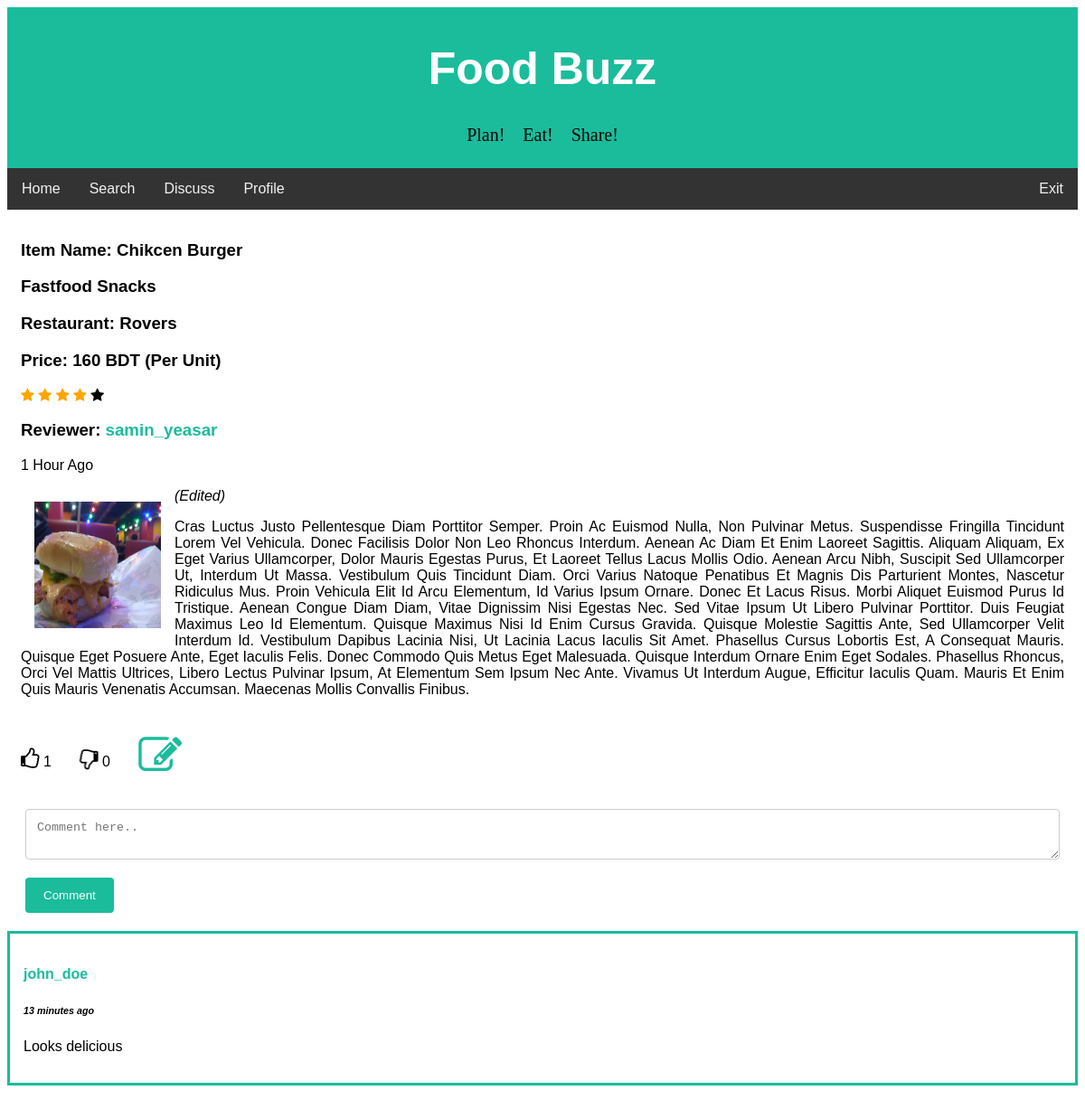
Page /foodbuzz/full_review.php?review_id=14 (signed in) on the committed database.
### tables this page shows
CREATE TABLE `review` (
  `review_id` int(20) NOT NULL,
  `user_id` int(11) NOT NULL,
  `item_name` varchar(50) NOT NULL,
  `restaurant` varchar(50) NOT NULL,
  `district` varchar(50) NOT NULL,
  `rating` int(3) NOT NULL,
  `price` int(10) NOT NULL,
  `meal_type` varchar(20) NOT NULL,
  `cuisine` varchar(20) NOT NULL,
  `description` text NOT NULL,
  `upvote` int(100) NOT NULL,
  `downvote` int(100) NOT NULL,
  `edit_count` int(5) NOT NULL,
  `review_time` datetime DEFAULT NULL,
  `img_url` text NOT NULL
);

CREATE TABLE `users` (
  `id` int(11) NOT NULL,
  `first_name` varchar(25) NOT NULL,
  `last_name` varchar(25) NOT NULL,
  `username` varchar(50) NOT NULL,
  `email` varchar(100) NOT NULL,
  `password` varchar(256) NOT NULL,
  `signup_date` date NOT NULL,
  `profile_pic` varchar(156) NOT NULL,
  `district` varchar(100) NOT NULL,
  `list_count` int(11) NOT NULL
);

CREATE TABLE `comments` (
  `comment_id` int(50) NOT NULL,
  `parent_id` int(20) NOT NULL,
  `review_id` int(20) NOT NULL,
  `profile_id` int(11) NOT NULL,
  `comment_time` datetime NOT NULL,
  `comment_text` text NOT NULL
);

### foodbuzz/handlers/full_review_handler.php (called while the page is built, shortened)
<?php
require 'config/config.php';
if(isset($_SESSION['username'])){
    $userLoggedIn = $_SESSION['username'];
    $user_details_query = mysqli_query($con, "SELECT * FROM users WHERE username='$userLoggedIn'");
    $user = mysqli_fetch_array($user_details_query);
}
else {
    header("Location: index.php");
}
$user_id = $user['id'];
function getLikes($id)
{
    global $con;
    $sql = "SELECT COUNT(*) FROM rating_info
            WHERE post_id = $id AND rating_action='like'";
    $rs = mysqli_query($con, $sql);
    $result = mysqli_fetch_array($rs);
    return $result[0];
}
function getDislikes($id)
{
    global $con;
    $sql = "SELECT COUNT(*) FROM rating_info
            WHERE post_id = $id AND rating_action='dislike'";
    $rs = mysqli_query($con, $sql);
    $result = mysqli_fetch_array($rs);
    return $result[0];
}
function userLiked($post_id)
{
  global $con;
  global $user_id;
  $sql = "SELECT * FROM rating_info WHERE user_id=$user_id
  		  AND post_id=$post_id AND rating_action='like'";
  $result = mysqli_query($con, $sql);
  if (mysqli_num_rows($result) > 0) {
  	return true;
  }
  else{
  	return false;
  }
}
function userDisliked($post_id)
{
  global $con;
  global $user_id;
  $sql = "SELECT * FROM rating_info WHERE user_id=$user_id
  		  AND post_id=$post_id AND rating_action='dislike'";
  $result = mysqli_query($con, $sql);
  if (mysqli_num_rows($result) > 0) {
  	return true;
  }
  else{
  	return false;
  }
}
$review_id = $_GET['review_id'];
$review_details_query = mysqli_query($con, "SELECT * FROM review WHERE review_id='$review_id'");
$review_row = mysqli_fetch_array($review_details_query);
$profile_id = $review_row['user_id'];
$profile_details_query = mysqli_query($con, "SELECT * FROM users WHERE id='$profile_id'");
$profile_row = mysqli_fetch_array($profile_details_query);
?>

### foodbuzz/config/config.php (called while the page is built, shortened)
<?php
function yeasarTimeMessage($post_time) {
    $date_time_now = date("Y-m-d H:i:s");
    $start_date= new DateTime($post_time);
    $end_date = new DateTime($date_time_now);
    $interval = $start_date->diff($end_date);
    if($interval->y >= 1) {
        if($interval == 1)
            $time_message = $interval->y." year ago";
        else
            $time_message = $interval->y." years ago";
    }
    elseif($interval->h >= 1) {
        if($interval->h == 1) {
            $time_message = $interval->h." hour ago";
        }
        else {
            $time_message = $interval->h." hours ago";
        }
    }
    elseif($interval->i >= 1) {
        if($interval->i == 1) {
            $time_message = $interval->i." minute ago";
        }
        else {
            $time_message = $interval->i." minutes ago";
        }
    }
    return $time_message;
}
?>

### foodbuzz/full_review.php (the view, shortened to what this page needs)
<?php
require 'handlers/full_review_handler.php';
?>
<!DOCTYPE html>
<html>
<head>
<link rel="stylesheet" href="https://cdnjs.cloudflare.com/ajax/libs/font-awesome/4.7.0/css/font-awesome.min.css">
<link rel="stylesheet" href="css/fullreview.css">
</head>
<body>
<div class="header">
  <h1>Food Buzz</h1>
  <pre style= "font-family:verdana; font-size: 20px;">Plan!    Eat!    Share!</pre>
</div>
<div class="topnav" id="navbar">
  <a href="home.php">Home</a>
  <a href="search.php">Search</a>
  <a href="discuss.php">Discuss</a>
  <a href="profile.php?profileId=<?php echo$user['id']; ?>">Profile</a>
  <a href="handlers/logout.php" style="float:right">Exit</a>
</div>
<div class="div_home clearfix" style="text-transform:capitalize">
    <h3>Item name: <?php echo $review_row['item_name'] ?></h3>
    <h3> <?php echo $review_row['cuisine']." ".$review_row['meal_type'] ?></h3>
    <h3>Restaurant: <?php echo $review_row['restaurant'] ?></h3>
    <h3>Price: <?php echo $review_row['price'] ?> BDT (per unit)</h3>
    <?php $star_value = $review_row['rating']; ?>
    <span class="fa fa-star <?php if($star_value >= 1) echo "checked"; ?>"></span>
    <span class="fa fa-star <?php if($star_value >= 2) echo "checked"; ?>"></span>
    <span class="fa fa-star <?php if($star_value >= 3) echo "checked"; ?>"></span>
    <span class="fa fa-star <?php if($star_value >= 3) echo "checked"; ?>"></span>
    <span class="fa fa-star <?php if($star_value >= 5) echo "checked"; ?>"></span>
    <h3 style="text-transform:none;">Reviewer: <a href="profile.php?profileId=<?php echo $profile_row['id']; ?>"> <?php echo $profile_row['username']; ?> </a>  </h3>
    <p><?php echo yeasarTimeMessage($review_row['review_time']); ?></p>
    <a href="uploads/<?php echo $review_row['img_url']?>"><img class="img_home" src="uploads/<?php echo $review_row['img_url']?>" width="170" height="170"></a>
    <?php if($review_row['edit_count'] != 0) {?>
      <p style="font-style:italic">(Edited)</p>
    <?php } ?>
    <p style="text-align:justify;">
      <?php
        $reviewText = $review_row['description'];
        echo "$reviewText";
      ?>
    </p>
</div>
<div class="div_home clearfix">
  <div>
    <i
      <?php if(userLiked($review_row['review_id'])): ?>
        class="fa fa-thumbs-up like-btn"
      <?php else: ?>
        class="fa fa-thumbs-o-up like-btn"
      <?php endif ?>
    data-id="<?php echo $review_row['review_id'] ?>"></i>
    <span class="likes"><?php echo getLikes($review_row['review_id']); ?></span>
    <i
      <?php if(userDisliked($review_row['review_id'])): ?>
        class="fa fa-thumbs-down dislike-btn"
      <?php else: ?>
        class="fa fa-thumbs-o-down dislike-btn"
      <?php endif ?>
    data-id="<?php echo $review_row['review_id'] ?>"></i>
    <span class="dislikes"><?php echo getDislikes($review_row['review_id']);?></span>
    <?php if ($review_row['user_id'] == $user_id) { ?>
    <a href="edit_review.php?review_id=<?php echo $review_id ?>"><i class='fa fa-edit fa-lg'></i></a>
    <?php } ?>
    </div>
</div>
<div class="container">
  <form action="full_review.php?review_id=<?php echo $review_row['review_id'];?>" method="POST">
    <textarea id="comment_text" name="comment_text" placeholder="Comment here.." rows="2" ></textarea>
    <input type="submit" name="comment" value="Comment">
  </form>
</div>
<?php
$comments_query = mysqli_query($con, "SELECT * FROM comments WHERE review_id='$review_id' ORDER BY comment_id DESC");
while($comment_row = mysqli_fetch_array($comments_query)) {
  $commenter_id = $comment_row['profile_id'];
  $commenter_query = mysqli_query($con, "SELECT username FROM users WHERE id='$commenter_id'");
  $commenter_row = mysqli_fetch_array($commenter_query);
?>
<div class="div_comment">
<h4 style="text-transform:none;"><a href="profile.php?profileId=<?php echo $commenter_id; ?>"> <?php echo $commenter_row['username']; ?> </a>  </h4>
<h6 style="font-style:italic;"><?php echo yeasarTimeMessage($comment_row['comment_time']); ?></h6>
<p><?php echo $comment_row['comment_text']; ?></p>
</div>
<?php
}
?>
</body>
</html>

### foodbuzz/css/fullreview.css (style rules this page uses)
body { font-family: Arial, Helvetica, sans-serif; }
* { box-sizing: border-box; }
input[type=text], input[type=number], input[type=file], select, textarea { width: 100%; padding: 12px; border: 1px solid #ccc; border-radius: 4px; box-sizing: border-box; margin-top: 6px; margin-bottom: 16px; resize: vertical; }
input[type=submit] { background-color: #1abc9c; color: white; padding: 12px 20px; border: none; border-radius: 4px; cursor: pointer; }
.checked { color: orange; }
a:link,:visited { text-decoration: none; color:#1abc9c; }
.div_home { background-color: white; padding: 15px; }
.img_home { float: left; padding: 15px; }
.clearfix { overflow: auto; }
.fa-thumbs-down, .fa-thumbs-o-down, .fa-thumbs-up, .fa-thumbs-o-up { font-size: 1.5em; }
.fa-thumbs-down, .fa-thumbs-o-down { transform:rotateY(180deg); }
.fa-edit { font-size: 3em; }
.container { border-radius: 5px; background-color: #ffff; padding: 20px; }
.header { padding: 5px; text-align: center; background: #1abc9c; }
.header h1 { font-size: 50px; color: white; }
.topnav { overflow: hidden; background-color: #333; }
.topnav a { float: left; display: block; color: #f2f2f2; text-align: center; padding: 14px 16px; text-decoration: none; }
.div_comment { background-color: white; border: 3px solid #1abc9c; padding: 15px; }

### rows in the picture
review: item_name "Chikcen Burger", cuisine "Fastfood", meal_type "Snacks", restaurant "Rovers", price "160", yeasarTimeMessage($review_row['review_time']) "1 Hour Ago", img_url (picture), description "Cras Luctus Justo Pellentesque Diam Porttitor Semper. Proin Ac Euismod Nulla, Non Pulvinar Metus. Suspendisse Fringilla Tincidunt Lorem Vel Vehicula. Donec Facilisis Dolor Non Leo Rhoncus Interdum. Aenean Ac Diam Et Enim Laoreet Sagittis. Aliquam Aliquam, Ex Eget Varius Ullamcorper, Dolor Mauris Egestas Purus, Et Laoreet Tellus Lacus Mollis Odio. Aenean Arcu Nibh, Suscipit Sed Ullamcorper Ut, Interdum Ut Massa. Vestibulum Quis Tincidunt Diam. Orci Varius Natoque Penatibus Et Magnis Dis Parturient Montes, Nascetur Ridiculus Mus. Proin Vehicula Elit Id Arcu Elementum, Id Varius Ipsum Ornare. Donec Et Lacus Risus. Morbi Aliquet Euismod Purus Id Tristique. Aenean Congue Diam Diam, Vitae…"
users: username "samin_yeasar"
comments: users.username "john_doe", comment_time "13 minutes ago", comment_text "Looks delicious"

### other values in the picture
getLikes($review_row['review_id']) "1"
getDislikes($review_row['review_id']) "0"
